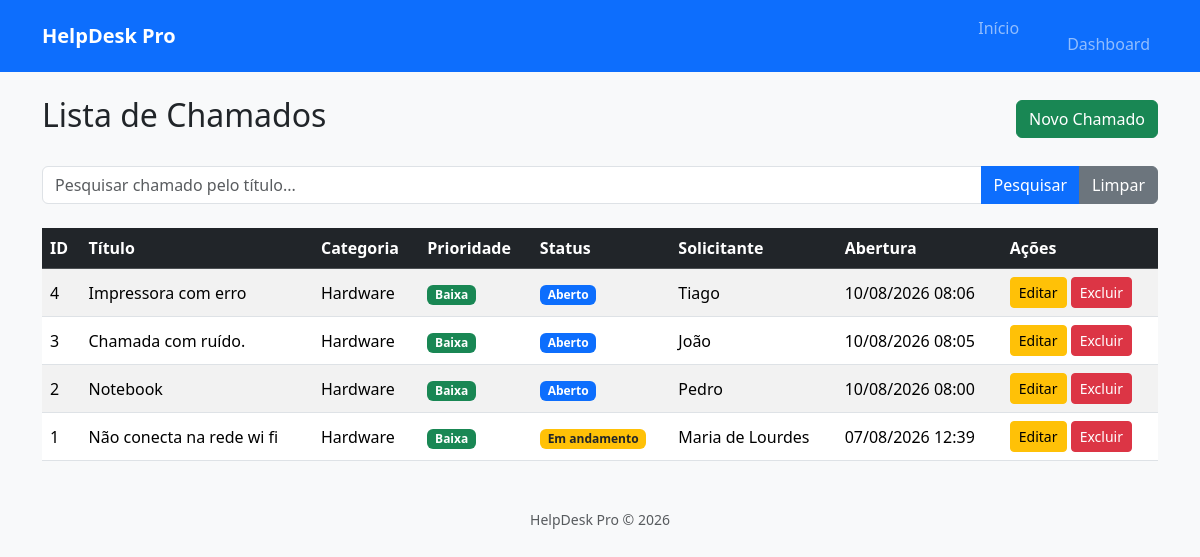
Page /chamados (signed in) on the earlier database version.
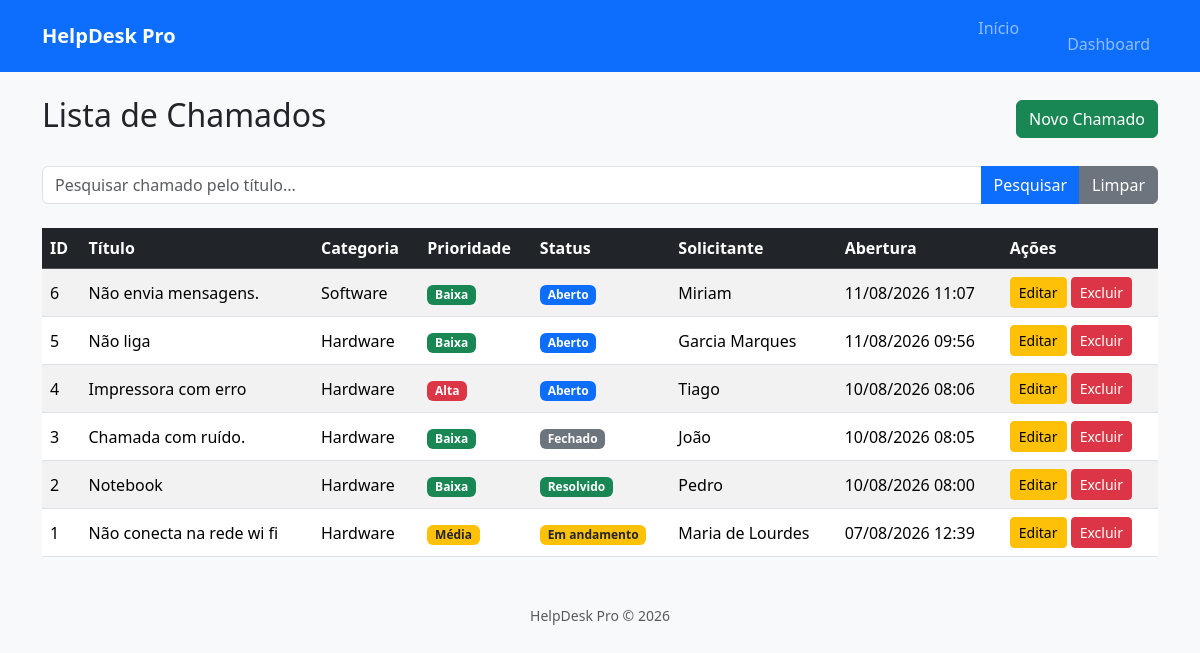
Same page on the later database version.
### models/chamado.py (models this page shows)
class Chamado(db.Model):
    __tablename__ = "chamados"
    id = db.Column(db.Integer, primary_key=True)
    titulo = db.Column(db.String(120), nullable=False)
    descricao = db.Column(db.Text, nullable=False)
    categoria = db.Column(db.String(50), nullable=False)
    prioridade = db.Column(db.String(20), nullable=False)
    status = db.Column(
        db.String(20),
        nullable=False,
        default="Aberto"
    )
    solicitante = db.Column(db.String(100), nullable=False)
    tecnico = db.Column(db.String(100))
    data_abertura = db.Column(
        db.DateTime,
        default=datetime.utcnow
    )
    data_fechamento = db.Column(
        db.DateTime
    )

### routes/chamados.py (the view)
@chamados_bp.route("/chamados")
@login_required
def listar_chamados():
    pesquisa = request.args.get(
        "pesquisa",
        ""
    )
    consulta = Chamado.query
    if pesquisa:
        consulta = consulta.filter(
            Chamado.titulo.ilike(
                f"%{pesquisa}%"
            )
        )
    chamados = consulta.order_by(
        Chamado.data_abertura.desc()
    ).all()
    return render_template(
        "chamados/listar.html",
        chamados=chamados,
        pesquisa=pesquisa
    )

### app.py (called while the page is built)
@login_manager.user_loader
def load_user(user_id):
    return Usuario.query.get(int(user_id))

### templates/chamados/listar.html (shortened to what this page needs)
{% extends "layout/base.html" %}
{% block conteudo %}
<div class="d-flex justify-content-between align-items-center mb-4">
    <h2>Lista de Chamados</h2>
    <a href="{{ url_for('chamados.novo_chamado') }}"
       class="btn btn-success">
        Novo Chamado
    </a>
</div>
<form method="GET" class="mb-4">
    <div class="input-group">
        <input
            type="text"
            name="pesquisa"
            class="form-control"
            placeholder="Pesquisar chamado pelo título..."
            value="{{ pesquisa }}">
        <button
            type="submit"
            class="btn btn-primary">
            Pesquisar
        </button>
        <a
            href="{{ url_for('chamados.listar_chamados') }}"
            class="btn btn-secondary">
            Limpar
        </a>
    </div>
</form>
{% if chamados %}
<table class="table table-striped table-hover align-middle">
    <thead class="table-dark">
        <tr>
            <th>ID</th>
            <th>Título</th>
            <th>Categoria</th>
            <th>Prioridade</th>
            <th>Status</th>
            <th>Solicitante</th>
            <th>Abertura</th>
            <th>Ações</th>
        </tr>
    </thead>
    <tbody>
        {% for chamado in chamados %}
        <tr>
            <td>
                {{ chamado.id }}
            </td>
            <td>
                {{ chamado.titulo }}
            </td>
            <td>
                {{ chamado.categoria }}
            </td>
            <td>
                {% if chamado.prioridade == "Alta" %}
                    <span class="badge bg-danger">
                        {{ chamado.prioridade }}
                    </span>
                {% elif chamado.prioridade == "Média" %}
                    <span class="badge bg-warning text-dark">
                        {{ chamado.prioridade }}
                    </span>
                {% else %}
                    <span class="badge bg-success">
                        {{ chamado.prioridade }}
                    </span>
                {% endif %}
            </td>
            <td>
                {% if chamado.status == "Aberto" %}
                    <span class="badge bg-primary">
                        {{ chamado.status }}
                    </span>
                {% elif chamado.status == "Em andamento" %}
                    <span class="badge bg-warning text-dark">
                        {{ chamado.status }}
                    </span>
                {% elif chamado.status == "Resolvido" %}
                    <span class="badge bg-success">
                        {{ chamado.status }}
                    </span>
                {% else %}
                    <span class="badge bg-secondary">
                        {{ chamado.status }}
                    </span>
                {% endif %}
            </td>
            <td>
                {{ chamado.solicitante }}
            </td>
            <td>
                {{ chamado.data_abertura.strftime("%d/%m/%Y %H:%M") }}
            </td>
            <td>
                <a
                    href="{{ url_for('chamados.editar_chamado', id=chamado.id) }}"
                    class="btn btn-warning btn-sm">
                    Editar
                </a>
                <form
                    action="{{ url_for('chamados.excluir_chamado', id=chamado.id) }}"
                    method="POST"
                    style="display:inline;">
                    <button
                        type="submit"
                        class="btn btn-danger btn-sm"
                        onclick="return confirm('Deseja realmente excluir este chamado?');">
                        Excluir
                    </button>
                </form>
            </td>
        </tr>
        {% endfor %}
    </tbody>
</table>
{% endif %}
{% endblock %}

### templates/layout/base.html (shortened to what this page needs)
<!DOCTYPE html>
<html lang="pt-BR">
<head>
    <link href="https://cdn.jsdelivr.net/npm/bootstrap@5.3.8/dist/css/bootstrap.min.css" rel="stylesheet">
    <link rel="stylesheet"
          href="{{ url_for('static', filename='css/style.css') }}">
</head>
<body class="bg-light">
    <nav class="navbar navbar-expand-lg navbar-dark bg-primary">
        <div class="container">
            <a class="navbar-brand fw-bold"
               href="/">
                HelpDesk Pro
            </a>
            <div
                class="collapse navbar-collapse"
                id="menu">
                <ul class="navbar-nav ms-auto">
                    <li class="nav-item">
                        <a class="nav-link"
                           href="{{ url_for('chamados.home') }}">
                       Início
                       </a>
                    </li>
                    <li class="nav-item">
                        <a class="nav-link"
                           href="{{ url_for('chamados.listar_chamados') }}"
                            Chamados
                        </a>
                    </li>
                    <li class="nav-item">
                        <a class="nav-link"
                           href="/dashboard">
                            Dashboard
                        </a>
                    </li>
                </ul>
            </div>
        </div>
    </nav>
    <div class="container mt-4">
        {% block conteudo %}
        {% endblock %}
    </div>
    <footer class="text-center mt-5 mb-3 text-muted">
        HelpDesk Pro © 2026
    </footer>
</body>
</html>

### static/css/style.css (style rules this page uses)
body { background:#f8f9fa; }
footer { font-size:14px; }

Differences in the rows shown:
added Chamado: id "6", titulo "Não envia mensagens.", categoria "Software", prioridade "Baixa", status "Aberto", solicitante "Miriam", data_abertura "11/08/2026 11:07"
added Chamado: id "5", titulo "Não liga", categoria "Hardware", prioridade "Baixa", status "Aberto", solicitante "Garcia Marques", data_abertura "11/08/2026 09:56"
changed Chamado "Impressora com erro": prioridade "Baixa" → "Alta"
changed Chamado "Chamada com ruído.": status "Aberto" → "Fechado"
changed Chamado "Notebook": status "Aberto" → "Resolvido"
changed Chamado "Não conecta na rede wi fi": prioridade "Baixa" → "Média"
